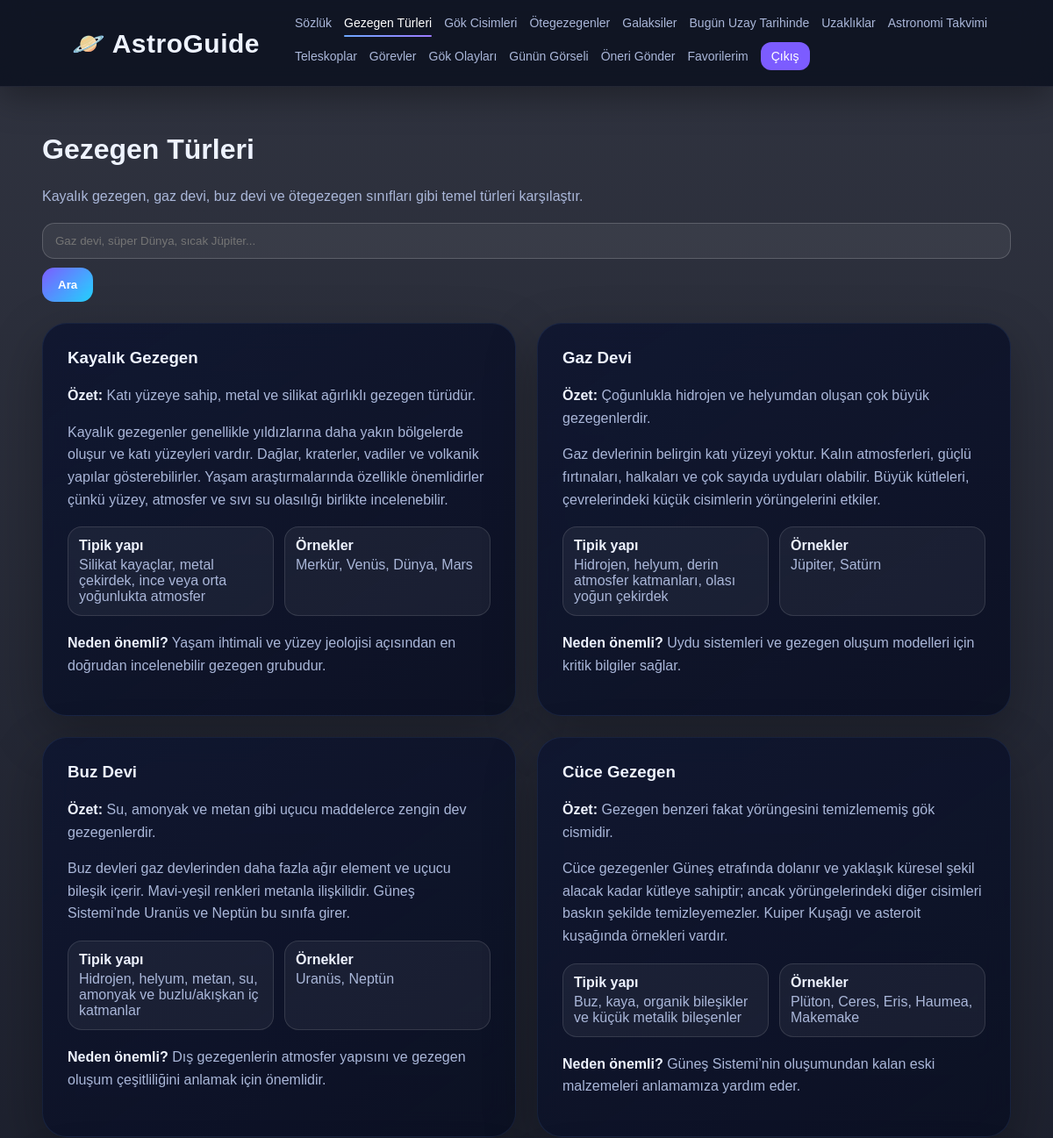
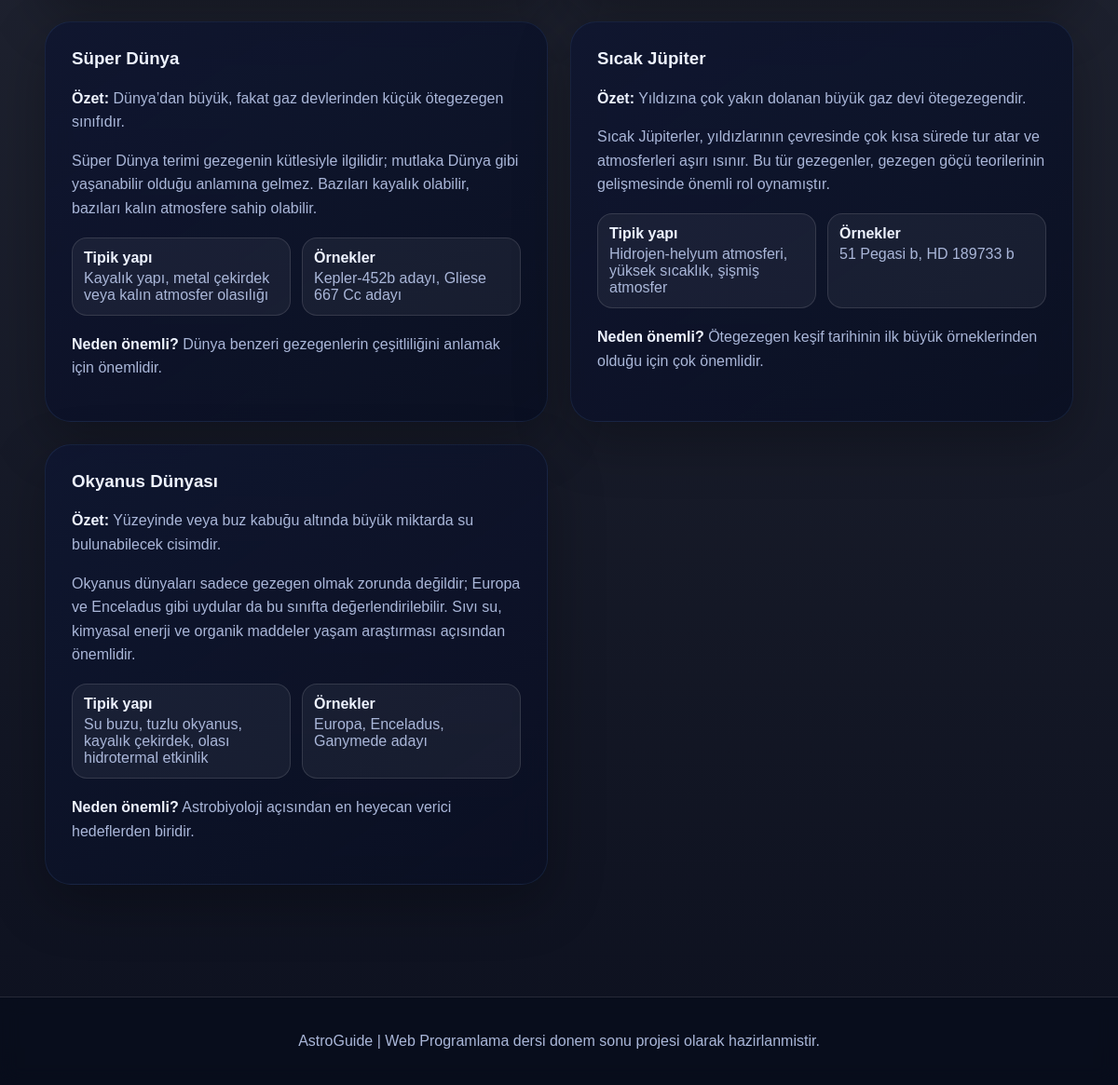
The page /public/planet-types.php (signed in) on the database its author committed (2 pictures, top to bottom).
### tables this page shows
CREATE TABLE planet_types (
    id INT AUTO_INCREMENT PRIMARY KEY,
    name VARCHAR(120) NOT NULL,
    summary VARCHAR(255) NOT NULL,
    description TEXT NOT NULL,
    composition VARCHAR(255) NOT NULL,
    examples VARCHAR(255) NOT NULL,
    importance VARCHAR(500) NOT NULL,
    display_order INT NOT NULL DEFAULT 0,
    created_at TIMESTAMP DEFAULT CURRENT_TIMESTAMP
);

### includes/auth.php (called while the page is built, shortened)
<?php
function e($value) {
    return htmlspecialchars((string)$value, ENT_QUOTES, 'UTF-8');
}
?>

### public/planet-types.php (the view, shortened to what this page needs)
<?php
require_once '../config/db.php';
include '../includes/header.php';
$q = trim($_GET['q'] ?? '');
$sql = "SELECT * FROM planet_types WHERE 1";
$params = [];
$sql .= " ORDER BY display_order ASC, name ASC";
$stmt = $pdo->prepare($sql);
$stmt->execute($params);
$types = $stmt->fetchAll(PDO::FETCH_ASSOC);
?>
<h1>Gezegen Türleri</h1>
<p class="muted">Kayalık gezegen, gaz devi, buz devi ve ötegezegen sınıfları gibi temel türleri karşılaştır.</p>
<form class="search-bar" method="GET">
    <input name="q" placeholder="Gaz devi, süper Dünya, sıcak Jüpiter..." value="<?php echo e($q); ?>">
    <button>Ara</button>
</form>
<div class="grid two">
<?php foreach ($types as $type): ?>
    <article class="card">
        <h3><?php echo e($type['name']); ?></h3>
        <p><strong>Özet:</strong> <?php echo e($type['summary']); ?></p>
        <p><?php echo e($type['description']); ?></p>
        <div class="info-grid compact">
            <div><strong>Tipik yapı</strong><span><?php echo e($type['composition']); ?></span></div>
            <div><strong>Örnekler</strong><span><?php echo e($type['examples']); ?></span></div>
        </div>
        <p class="muted"><strong>Neden önemli?</strong> <?php echo e($type['importance']); ?></p>
    </article>
<?php endforeach; ?>
</div>
<?php include '../includes/footer.php'; ?>

### public/assets/css/style.css (style rules this page uses)
:root { --bg: #070b1f; --panel: rgba(18, 25, 51, 0.74); --panel-dark: rgba(10, 15, 34, 0.88); --text: #eef3ff; --muted: #aab7d9; --accent: #7c5cff; --accent-2: #23d5ff; --danger: #ff5c7a; --success: #32d583; --border: rgba(255, 255, 255, 0.12); }
* { box-sizing: border-box; }
body { margin: 0; min-height: 100vh; font-family: Arial, Helvetica, sans-serif; color: var(--text); background: linear-gradient(rgba(3, 7, 22, 0.82), rgba(3, 7, 22, 0.96)), url("https://images.unsplash.com/photo-1462331940025-496dfbfc7564?q=80&w=2070&auto=format&fit=crop"); background-size: cover; background-position: center; background-attachment: fixed; }
.hero-card, .card, .form-card, .table-card { border: 1px solid var(--border); border-radius: 24px; padding: 28px; box-shadow: 0 20px 60px rgba(0, 0, 0, 0.28); }
.btn, button, input[type="submit"] { border: 0; border-radius: 14px; padding: 12px 18px; color: #fff; font-weight: 700; background: linear-gradient(135deg, var(--accent), var(--accent-2)); cursor: pointer; }
.grid { display: grid; grid-template-columns: repeat(3, 1fr); gap: 24px; }
.grid.two { grid-template-columns: repeat(2, 1fr); }
.card { position: relative; overflow: hidden; border-radius: 28px; border-color: rgba(110, 168, 255, 0.10); background: linear-gradient(145deg, rgba(15, 22, 48, 0.92), var(--panel-dark)); backdrop-filter: blur(14px); transition: transform 0.28s ease, border 0.28s ease, box-shadow 0.28s ease; }
.card::before { content: ""; position: absolute; top: 0; left: 0; width: 100%; height: 3px; opacity: 0; background: linear-gradient(90deg, #5ea8ff, #8d6cff); transition: opacity 0.28s ease; }
.card h3 { margin-top: 0; }
.card p, .muted { color: var(--muted); line-height: 1.6; }
.card strong { color: var(--text); }
.search-bar { display: flex; flex-wrap: wrap; gap: 10px; margin: 18px 0 24px; }
input, textarea, select { width: 100%; padding: 12px 14px; border: 1px solid rgba(255, 255, 255, 0.18); border-radius: 14px; color: var(--text); background: rgba(255, 255, 255, 0.06); outline: none; }
.info-grid { display: grid; grid-template-columns: repeat(2, minmax(0, 1fr)); gap: 12px; margin: 18px 0; }
.info-grid.compact { grid-template-columns: repeat(auto-fit, minmax(130px, 1fr)); }
.info-grid div, .list-row { border: 1px solid var(--border); border-radius: 16px; padding: 12px; background: rgba(255, 255, 255, 0.05); }
.info-grid strong, .info-grid span, .list-row strong, .list-row span { display: block; }
.info-grid span, .list-row span { margin-top: 4px; color: var(--muted); }

### rows shown on the page
planet_types: name "Kayalık Gezegen", summary "Katı yüzeye sahip, metal ve silikat ağırlıklı gezegen türüdür.", description "Kayalık gezegenler genellikle yıldızlarına daha yakın bölgelerde oluşur ve katı yüzeyleri vardır. Dağlar, kraterler, vadiler ve volkanik yapılar gösterebilirler. Yaşam araştırmalarında özellikle önemlidirler çünkü yüzey, atmosfer ve sıvı su olasılığı birlikte incelenebilir.", composition "Silikat kayaçlar, metal çekirdek, ince veya orta yoğunlukta atmosfer", examples "Merkür, Venüs, Dünya, Mars", importance "Yaşam ihtimali ve yüzey jeolojisi açısından en doğrudan incelenebilir gezegen grubudur."
planet_types: name "Gaz Devi", summary "Çoğunlukla hidrojen ve helyumdan oluşan çok büyük gezegenlerdir.", description "Gaz devlerinin belirgin katı yüzeyi yoktur. Kalın atmosferleri, güçlü fırtınaları, halkaları ve çok sayıda uyduları olabilir. Büyük kütleleri, çevrelerindeki küçük cisimlerin yörüngelerini etkiler.", composition "Hidrojen, helyum, derin atmosfer katmanları, olası yoğun çekirdek", examples "Jüpiter, Satürn", importance "Uydu sistemleri ve gezegen oluşum modelleri için kritik bilgiler sağlar."
planet_types: name "Buz Devi", summary "Su, amonyak ve metan gibi uçucu maddelerce zengin dev gezegenlerdir.", description "Buz devleri gaz devlerinden daha fazla ağır element ve uçucu bileşik içerir. Mavi-yeşil renkleri metanla ilişkilidir. Güneş Sistemi’nde Uranüs ve Neptün bu sınıfa girer.", composition "Hidrojen, helyum, metan, su, amonyak ve buzlu/akışkan iç katmanlar", examples "Uranüs, Neptün", importance "Dış gezegenlerin atmosfer yapısını ve gezegen oluşum çeşitliliğini anlamak için önemlidir."
planet_types: name "Cüce Gezegen", summary "Gezegen benzeri fakat yörüngesini temizlememiş gök cismidir.", description "Cüce gezegenler Güneş etrafında dolanır ve yaklaşık küresel şekil alacak kadar kütleye sahiptir; ancak yörüngelerindeki diğer cisimleri baskın şekilde temizleyemezler. Kuiper Kuşağı ve asteroit kuşağında örnekleri vardır.", composition "Buz, kaya, organik bileşikler ve küçük metalik bileşenler", examples "Plüton, Ceres, Eris, Haumea, Makemake", importance "Güneş Sistemi’nin oluşumundan kalan eski malzemeleri anlamamıza yardım eder."
planet_types: name "Süper Dünya", summary "Dünya’dan büyük, fakat gaz devlerinden küçük ötegezegen sınıfıdır.", description "Süper Dünya terimi gezegenin kütlesiyle ilgilidir; mutlaka Dünya gibi yaşanabilir olduğu anlamına gelmez. Bazıları kayalık olabilir, bazıları kalın atmosfere sahip olabilir.", composition "Kayalık yapı, metal çekirdek veya kalın atmosfer olasılığı", examples "Kepler-452b adayı, Gliese 667 Cc adayı", importance "Dünya benzeri gezegenlerin çeşitliliğini anlamak için önemlidir."
planet_types: name "Sıcak Jüpiter", summary "Yıldızına çok yakın dolanan büyük gaz devi ötegezegendir.", description "Sıcak Jüpiterler, yıldızlarının çevresinde çok kısa sürede tur atar ve atmosferleri aşırı ısınır. Bu tür gezegenler, gezegen göçü teorilerinin gelişmesinde önemli rol oynamıştır.", composition "Hidrojen-helyum atmosferi, yüksek sıcaklık, şişmiş atmosfer", examples "51 Pegasi b, HD 189733 b", importance "Ötegezegen keşif tarihinin ilk büyük örneklerinden olduğu için çok önemlidir."
planet_types: name "Okyanus Dünyası", summary "Yüzeyinde veya buz kabuğu altında büyük miktarda su bulunabilecek cisimdir.", description "Okyanus dünyaları sadece gezegen olmak zorunda değildir; Europa ve Enceladus gibi uydular da bu sınıfta değerlendirilebilir. Sıvı su, kimyasal enerji ve organik maddeler yaşam araştırması açısından önemlidir.", composition "Su buzu, tuzlu okyanus, kayalık çekirdek, olası hidrotermal etkinlik", examples "Europa, Enceladus, Ganymede adayı", importance "Astrobiyoloji açısından en heyecan verici hedeflerden biridir."
